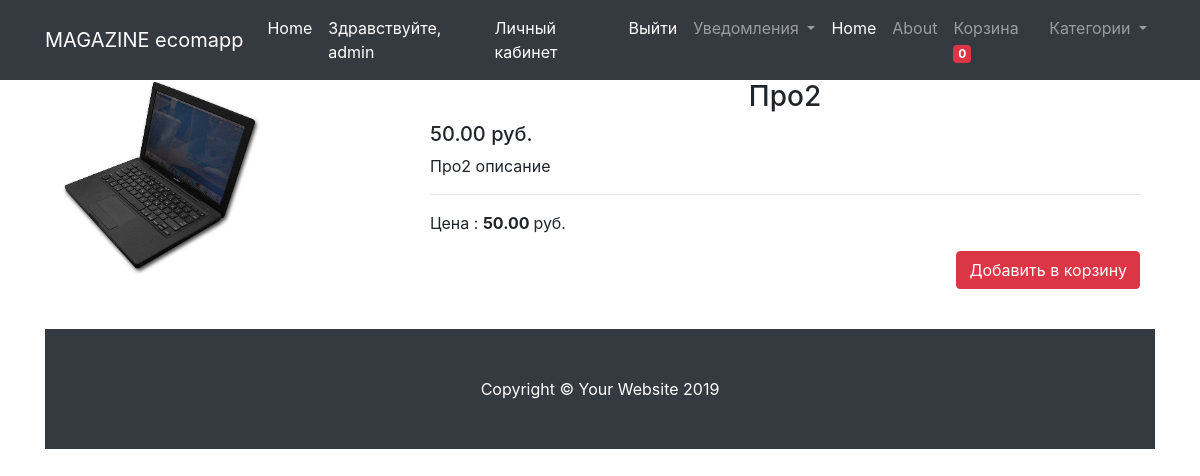
Page /product/pro2/ (signed in) on the committed database.
### ecomapp/models.py (models this page shows, shortened)
class Product(models.Model):
    category = models.ForeignKey('Category', on_delete=models.CASCADE, null=True, blank=True)    # один товар имеет одну категорию
    brand = models.ForeignKey('Brand', on_delete=models.CASCADE, null=True, blank=True)
    title = models.CharField(max_length=120)
    slug = models.SlugField(blank=True)
    description = models.TextField()
    image = models.ImageField(upload_to=image_folder)
    price = models.DecimalField(max_digits=9, decimal_places=2)
    available = models.BooleanField(default=True)
    objects = ProductManager()

### ecomapp/views.py (the view)
# urls.py: path('product/<product_slug>/', product_view, name='product_detail'),
def product_view(request, product_slug):
    try:
        cart_id = request.session['cart_id']
        cart = Cart.objects.get(id=cart_id)   # для бейджика на меню корзины
        request.session['total'] = cart.items.count()
    except:
        cart = Cart()
        cart.save()
        cart_id=cart.id
        request.session['cart_id'] = cart_id
        cart = Cart.objects.get(id=cart_id)    # для бейджика на меню корзины
    categories = Category.objects.all()    # для отображения в меню dropdowm base.html
    product = Product.objects.get(slug=product_slug)
    check_for_subscribe = [notification.product for notification in MiddlwareNotification.objects.filter(
        user_name=request.user,
        product=product
    )]
    context = {
        'cart' : cart,
        'product': product,
        'categories': categories,
        'check_for_subscribe':check_for_subscribe,
    }
    return render(request, 'product.html', context)

### ecomapp/models.py (called while the page is built)
    def get_absolute_url(self):
        return reverse("category_detail", kwargs={"category_slug": self.slug})

### ecomapp/templates/product.html (shortened to what this page needs)
{% extends 'base.html' %}
{% block content %}
<br>
<div class="container">
  <div class="row">
    <div class="col-sm-4">
     <img  src="{{ product.image.url }}" style = 'width:200px'; height:150px;>
    </div>
    <div class="col-sm-8">
    <h3 class="text-center">{{ product.title}}</h3>
    <h5>{{ product.price }} руб. </h5>
    <p>{{ product.description }} </p>
    <hr>
    <p> Цена : <strong>{{ product.price }} </strong> руб. </p>
			{% if  product.available %}
				{% if request.user.is_authenticated %}
		         <p class='text-right'><a href='#' class='add_to_cart' data-slug='{{ product.slug }}'><button class='btn btn-danger'>Добавить в корзину</button></a></p>
		    {% endif %}
    {% endif %}
    <br>
    </div>
</div>
{% endblock content %}

### ecomapp/templates/base.html (shortened to what this page needs)
{% load staticfiles %}
{% load notifications_tags %}
<!DOCTYPE html>
<html lang="en">
<head>
  <link href="{% static "css/bootstrap.css" %}" rel="stylesheet">
  <link  href="{% static "css/shop-homepage.css" %}" rel="stylesheet"
</head>
  <nav class="navbar navbar-expand-lg navbar-dark bg-dark fixed-top">
    <div class="container">
      <a class="navbar-brand" href="/">MAGAZINE ecomapp</a>
      <div class="collapse navbar-collapse" id="navbarResponsive">
        <ul class="navbar-nav ml-auto">
          <li class="nav-item active">
            <a class="nav-link" href="/">Home
            </a>
          </li>
          {% if not request.user.is_authenticated %}
					<li class="nav-item active">
            <a class="nav-link" href="/">Здравствуйте, гость!
              <span class="sr-only">(current)</span>
            </a>
          </li>
          <li class="nav-item active">
            <a class="nav-link" href='{% url "login" %}'>Войти
              <span class="sr-only">(current)</span>
            </a>
          </li>
          <li class="nav-item active">
            <a class="nav-link" href='{% url "registration" %}'>Регистрация
              <span class="sr-only">(current)</span>
            </a>
          </li>
          {% else %}
          <li class="nav-item active">
            <a class="nav-link" href="#">Здравствуйте, {{ request.user }}
            </a>
          </li>
          <li class="nav-item active">
            <a class="nav-link" href='{% url "account" %}'>Личный кабинет
            </a>
          </li>
          <li class="nav-item active">
            <a class="nav-link" href='{% url "logout" %}'>Выйти
            </a>
          </li>
          <li class="nav-item dropdown">
            <a class="nav-link dropdown-toggle" href="#" id="navbarDropdown" role="button" data-toggle="dropdown" aria-haspopup="true" aria-expanded="false">
              Уведомления {% live_notify_badge badge_class="badge badge-info" %}
            </a>
          </li>
					{% endif %}
          <li class="nav-item active">
            <a class="nav-link" href="/">Home
            </a>
          </li>
          <li class="nav-item">
            <a class="nav-link" href="#">About</a>
          </li>
          <li class="nav-item">
            <a class="nav-link" href=" {% url "cart" %} ">Корзина <span class='badge  badge-danger' id='cart_count'>  {% if not request.session.total %} 0 {% else %} {{ request.session.total }} {% endif %} </span></a>
          </li>
          {% if not request.get_full_path == '/' %}
          <li class="nav-item dropdown">
            <a class="nav-link dropdown-toggle" href="#" id="navbarDropdown" role="button" data-toggle="dropdown" aria-haspopup="true" aria-expanded="false">
              Категории
            </a>
          </li>
           {% endif %}
        </ul>
      </div>
    </div>
  </nav>
  <div class="container">
    {% block content %}{% endblock content %}
  </div>
  <footer class="py-5 bg-dark">
    <div class="container">
      <p class="m-0 text-center text-white">Copyright &copy; Your Website 2019</p>
    </div>
  </footer>
</body>
</html>

### rows in the picture
Product: image (picture), title "Про2", price "50.00", description "Про2 описание"

### other values in the picture
{{ request.user }} "admin"
